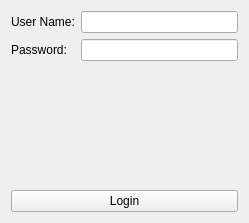
<?xml version="1.0" encoding="UTF-8"?>
<ui version="4.0">
 <class>SignInForm</class>
 <widget class="QWidget" name="SignInForm">
  <property name="geometry">
   <rect>
    <x>0</x>
    <y>0</y>
    <width>249</width>
    <height>223</height>
   </rect>
  </property>
  <property name="windowTitle">
   <string>Sign In</string>
  </property>
  <layout class="QVBoxLayout" name="verticalLayout">
   <item>
    <layout class="QFormLayout" name="formLayout">
     <item row="0" column="0">
      <widget class="QLabel" name="labelUser">
       <property name="text">
        <string>User Name:</string>
       </property>
      </widget>
     </item>
     <item row="0" column="1">
      <widget class="QLineEdit" name="lineEditUser"/>
     </item>
     <item row="1" column="0">
      <widget class="QLabel" name="labelPassword">
       <property name="text">
        <string>Password:</string>
       </property>
      </widget>
     </item>
     <item row="1" column="1">
      <widget class="QLineEdit" name="lineEditPassword">
       <property name="echoMode">
        <enum>QLineEdit::EchoMode::Password</enum>
       </property>
      </widget>
     </item>
    </layout>
   </item>
   <item>
    <widget class="QPushButton" name="btnLogin">
     <property name="text">
      <string>Login</string>
     </property>
    </widget>
   </item>
  </layout>
 </widget>
 <resources/>
 <connections/>
</ui>
